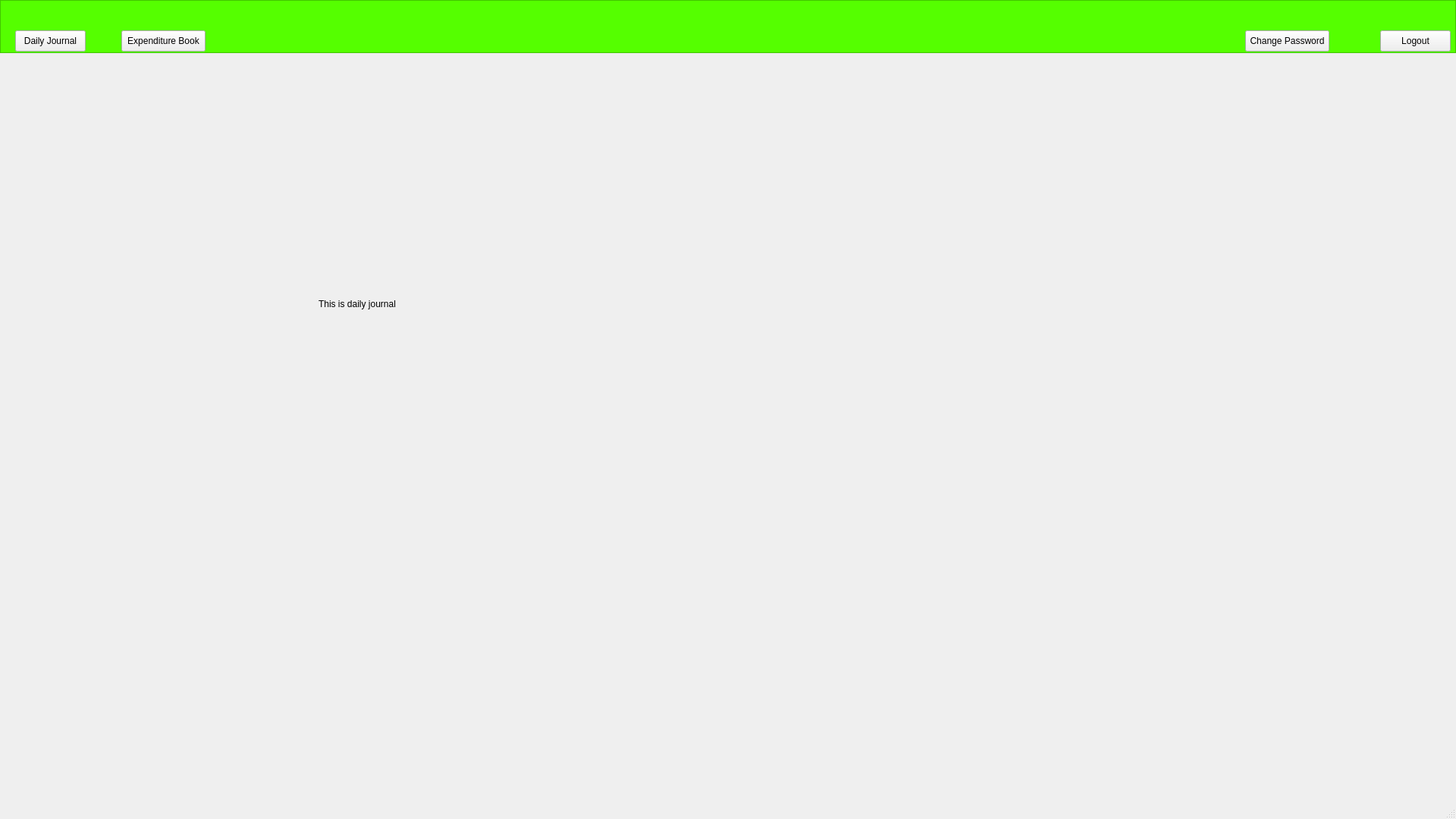
<?xml version="1.0" encoding="UTF-8"?>
<ui version="4.0">
 <class>ClientWin</class>
 <widget class="QMainWindow" name="ClientWin">
  <property name="geometry">
   <rect>
    <x>0</x>
    <y>0</y>
    <width>1920</width>
    <height>1080</height>
   </rect>
  </property>
  <property name="sizePolicy">
   <sizepolicy hsizetype="Maximum" vsizetype="Preferred">
    <horstretch>0</horstretch>
    <verstretch>0</verstretch>
   </sizepolicy>
  </property>
  <property name="minimumSize">
   <size>
    <width>1920</width>
    <height>1080</height>
   </size>
  </property>
  <property name="maximumSize">
   <size>
    <width>1920</width>
    <height>1080</height>
   </size>
  </property>
  <property name="windowTitle">
   <string>MainWindow</string>
  </property>
  <widget class="QWidget" name="centralwidget">
   <widget class="QGraphicsView" name="graphicsView">
    <property name="geometry">
     <rect>
      <x>0</x>
      <y>0</y>
      <width>1920</width>
      <height>70</height>
     </rect>
    </property>
    <property name="styleSheet">
     <string notr="true">background-color: rgb(85, 255, 0);</string>
    </property>
   </widget>
   <widget class="QStackedWidget" name="stackedWidget">
    <property name="geometry">
     <rect>
      <x>10</x>
      <y>70</y>
      <width>1920</width>
      <height>1010</height>
     </rect>
    </property>
    <widget class="QWidget" name="daily_journal_page_0">
     <widget class="QLabel" name="label_5">
      <property name="geometry">
       <rect>
        <x>410</x>
        <y>190</y>
        <width>481</width>
        <height>281</height>
       </rect>
      </property>
      <property name="text">
       <string>This is daily journal</string>
      </property>
     </widget>
    </widget>
    <widget class="QWidget" name="eb_page_1">
     <widget class="QTabWidget" name="tabWidget">
      <property name="geometry">
       <rect>
        <x>330</x>
        <y>110</y>
        <width>519</width>
        <height>416</height>
       </rect>
      </property>
      <property name="tabShape">
       <enum>QTabWidget::Triangular</enum>
      </property>
      <property name="currentIndex">
       <number>1</number>
      </property>
      <widget class="QWidget" name="tab">
       <attribute name="title">
        <string>DAILY</string>
       </attribute>
       <widget class="QLabel" name="label">
        <property name="geometry">
         <rect>
          <x>70</x>
          <y>180</y>
          <width>55</width>
          <height>16</height>
         </rect>
        </property>
        <property name="text">
         <string>TextLabel</string>
        </property>
       </widget>
       <widget class="QLabel" name="label_2">
        <property name="geometry">
         <rect>
          <x>70</x>
          <y>220</y>
          <width>55</width>
          <height>16</height>
         </rect>
        </property>
        <property name="text">
         <string>TextLabel</string>
        </property>
       </widget>
       <widget class="QLineEdit" name="lineEdit">
        <property name="geometry">
         <rect>
          <x>150</x>
          <y>180</y>
          <width>113</width>
          <height>22</height>
         </rect>
        </property>
       </widget>
       <widget class="QLineEdit" name="lineEdit_2">
        <property name="geometry">
         <rect>
          <x>140</x>
          <y>220</y>
          <width>113</width>
          <height>22</height>
         </rect>
        </property>
       </widget>
      </widget>
      <widget class="QWidget" name="tab_2">
       <attribute name="title">
        <string>MONTHLY</string>
       </attribute>
       <widget class="QLineEdit" name="lineEdit_3">
        <property name="geometry">
         <rect>
          <x>190</x>
          <y>170</y>
          <width>113</width>
          <height>22</height>
         </rect>
        </property>
       </widget>
       <widget class="QLineEdit" name="lineEdit_4">
        <property name="geometry">
         <rect>
          <x>190</x>
          <y>220</y>
          <width>113</width>
          <height>22</height>
         </rect>
        </property>
       </widget>
       <widget class="QLabel" name="label_3">
        <property name="geometry">
         <rect>
          <x>90</x>
          <y>180</y>
          <width>55</width>
          <height>16</height>
         </rect>
        </property>
        <property name="text">
         <string>TextLabel</string>
        </property>
       </widget>
       <widget class="QLabel" name="label_4">
        <property name="geometry">
         <rect>
          <x>100</x>
          <y>230</y>
          <width>55</width>
          <height>16</height>
         </rect>
        </property>
        <property name="text">
         <string>TextLabel</string>
        </property>
       </widget>
      </widget>
     </widget>
    </widget>
    <widget class="QWidget" name="ChangePassword">
     <widget class="QWidget" name="layoutWidget">
      <property name="geometry">
       <rect>
        <x>1480</x>
        <y>0</y>
        <width>321</width>
        <height>201</height>
       </rect>
      </property>
      <layout class="QVBoxLayout" name="verticalLayout">
       <item>
        <layout class="QHBoxLayout" name="horizontalLayout">
         <item>
          <widget class="QPushButton" name="pushButton_3">
           <property name="text">
            <string>Old Password</string>
           </property>
          </widget>
         </item>
         <item>
          <widget class="QLineEdit" name="lineEdit_5"/>
         </item>
        </layout>
       </item>
       <item>
        <layout class="QHBoxLayout" name="horizontalLayout_2">
         <item>
          <widget class="QPushButton" name="pushButton_4">
           <property name="text">
            <string>New Password</string>
           </property>
          </widget>
         </item>
         <item>
          <widget class="QLineEdit" name="lineEdit_6"/>
         </item>
        </layout>
       </item>
       <item>
        <layout class="QHBoxLayout" name="horizontalLayout_3">
         <item>
          <widget class="QPushButton" name="pushButton_5">
           <property name="text">
            <string>Confirm Password</string>
           </property>
          </widget>
         </item>
         <item>
          <widget class="QLineEdit" name="lineEdit_7"/>
         </item>
        </layout>
       </item>
       <item>
        <widget class="QPushButton" name="pushButton_6">
         <property name="text">
          <string>Save Changes</string>
         </property>
        </widget>
       </item>
      </layout>
     </widget>
    </widget>
   </widget>
   <widget class="QPushButton" name="pushButton">
    <property name="geometry">
     <rect>
      <x>20</x>
      <y>40</y>
      <width>93</width>
      <height>28</height>
     </rect>
    </property>
    <property name="text">
     <string>Daily Journal</string>
    </property>
   </widget>
   <widget class="QPushButton" name="pushButton_2">
    <property name="geometry">
     <rect>
      <x>160</x>
      <y>40</y>
      <width>111</width>
      <height>28</height>
     </rect>
    </property>
    <property name="text">
     <string>Expenditure Book</string>
    </property>
   </widget>
   <widget class="QPushButton" name="pushButton_ChangePassword">
    <property name="geometry">
     <rect>
      <x>1642</x>
      <y>40</y>
      <width>111</width>
      <height>28</height>
     </rect>
    </property>
    <property name="text">
     <string>Change Password</string>
    </property>
   </widget>
   <widget class="QPushButton" name="pushButton_Logout">
    <property name="geometry">
     <rect>
      <x>1820</x>
      <y>40</y>
      <width>93</width>
      <height>28</height>
     </rect>
    </property>
    <property name="text">
     <string>Logout</string>
    </property>
   </widget>
  </widget>
  <widget class="QMenuBar" name="menubar">
   <property name="geometry">
    <rect>
     <x>0</x>
     <y>0</y>
     <width>1920</width>
     <height>26</height>
    </rect>
   </property>
  </widget>
  <widget class="QStatusBar" name="statusbar"/>
 </widget>
 <resources/>
 <connections/>
</ui>
